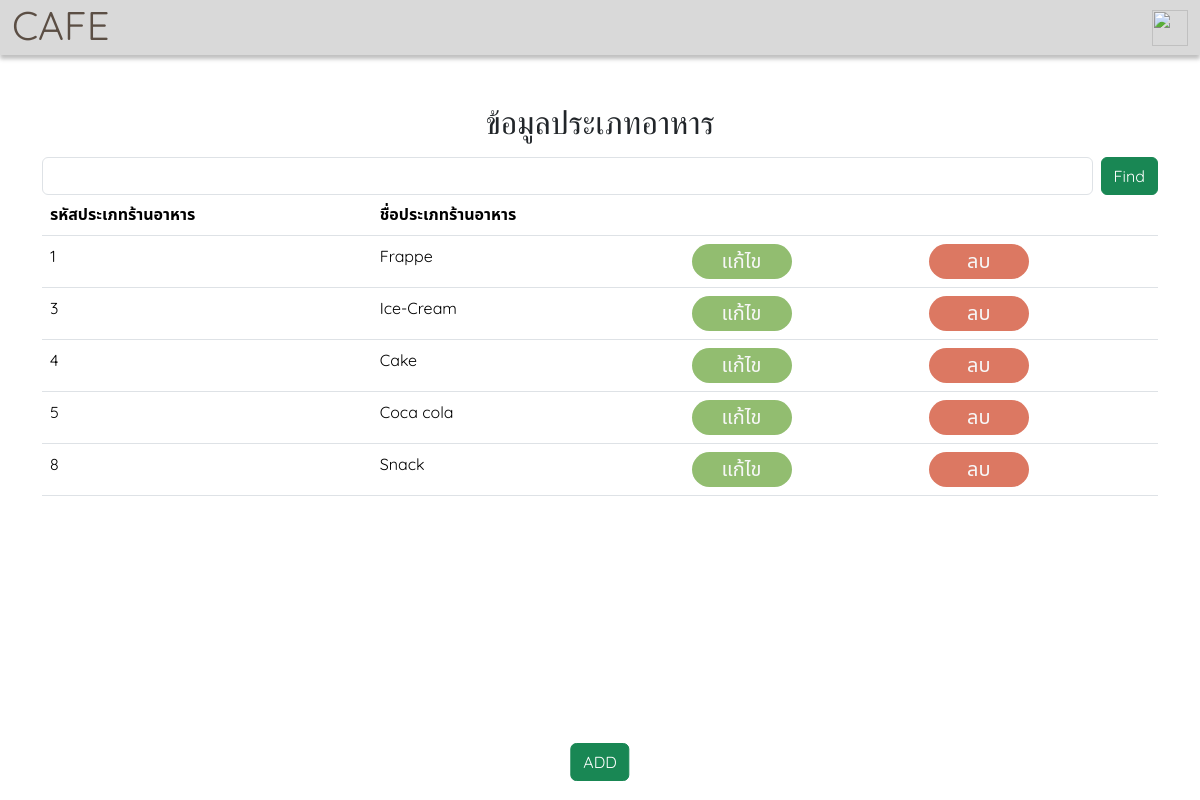
The page /admin/find_type_data.php on the database its author committed.
### tables this page shows
CREATE TABLE `food_type` (
  `ft_id` int(11) NOT NULL,
  `ft_name` text NOT NULL,
  `ft_status` text NOT NULL
);

### admin/find_type_data.php (the view, shortened to what this page needs)
<?php
require_once("..\conn.php");
$name = $_GET["name"];
$sql = "SELECT * FROM `food_type` WHERE `ft_name` LIKE '%$name%' AND `ft_status` = 'Y'";
$r = mysqli_query($conn, $sql);
$num = mysqli_num_rows($r);
if ($num > 0) {
    ?>
    <!DOCTYPE html>
    <html lang="en">
    <head>
        <?php include('../link.php'); ?>
        <link rel="stylesheet" type="text/css" href="../styles.css">
    </head>
    <body>
        <?php include_once('headerbar.php') ?>
        <div class="container mt-5">
            <div class="row">
                <div class="col">
                    <div class="header d-flex justify-content-center h2 mb-3">ข้อมูลประเภทอาหาร</div>
                    <form action="find_type_data.php" method="get" class="d-flex justify-content-center">
                        <input type="text" name="name" class="form-control me-2">
                        <button type="submit" class="btn btn-success">Find</button>
                    </form>
                    <table class="table">
                        <tr>
                            <th>
                                <div class="text-thead">รหัสประเภทร้านอาหาร</div>
                            </th>
                            <th>
                                <div class="text-thead">ชื่อประเภทร้านอาหาร</div>
                            </th>
                            <th></th>
                            <th></th>
                        </tr>
                        <?php while ($row = mysqli_fetch_row($r)) { ?>
                            <tbody>
                                <tr>
                                    <td>
                                        <?php echo $row[0]; ?>
                                    </td>
                                    <td>
                                        <?php echo $row[1]; ?>
                                    </td>
                                    <td>
                                        <button class="button-green"
                                            onclick="location.href='edit_type_data.php?ft_id=<?php echo $row['ft_id']; ?>'">
                                            <div class="text-type-name">แก้ไข</div>
                                        </button>
                                    </td>
                                    <td>
                                        <button class="button-red">
                                            <a class="text-type-name" href="delete_type.php?ft_id=<?php echo $row[0]; ?>">ลบ</a>
                                        </button>
                                    </td>
                                </tr>
                            <?php }
} ?>
                </table>
            </div>
        </div>
    </div>
    <footer class="footer">
        <a href="add_r_form.php" class="btn btn-success">ADD</a>
    </footer>
</body>
</html>

### styles.css (style rules this page uses)
* { font-family: 'Quicksand', sans-serif; }
.footer { position: absolute; font-size: 18px; bottom: 0; left: 0; transform: translate(calc(50vw - 50%), -50%); }
.button-green { width: 100px; height: 35px; flex-shrink: 0; border-radius: 20px; background: #92BD70; border: 0px; }
.button-red { width: 100px; height: 35px; flex-shrink: 0; border-radius: 20px; background: #DC7862; border: 0px; }
.text-type-name { margin-top: 2px; margin-left: 4px; margin-right: 4px; margin-bottom: 4px; font-family: 'Noto Sans Thai', sans-serif; font-size: 20px; text-align: center; vertical-align: middle; color: #F7F7F7; text-decoration: none; }
.text-thead { font-family: 'Noto Sans Thai', sans-serif; font-size: 16px; }

### rows shown on the page
food_type: ft_id "1", ft_name "Frappe"
food_type: ft_id "3", ft_name "Ice-Cream"
food_type: ft_id "4", ft_name "Cake"
food_type: ft_id "5", ft_name "Coca cola"
food_type: ft_id "8", ft_name "Snack"
